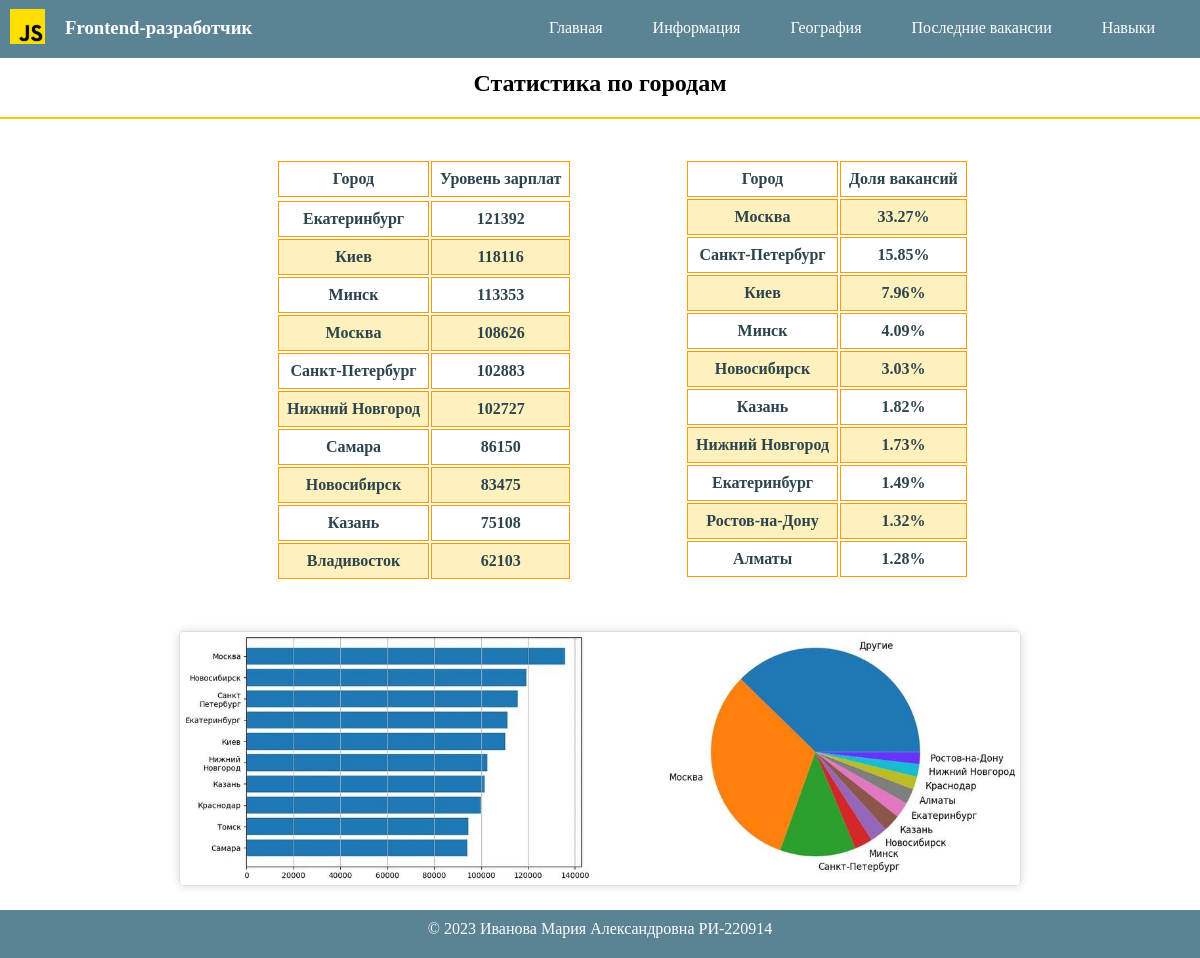
/geography, run on an earlier commit of the app's database.
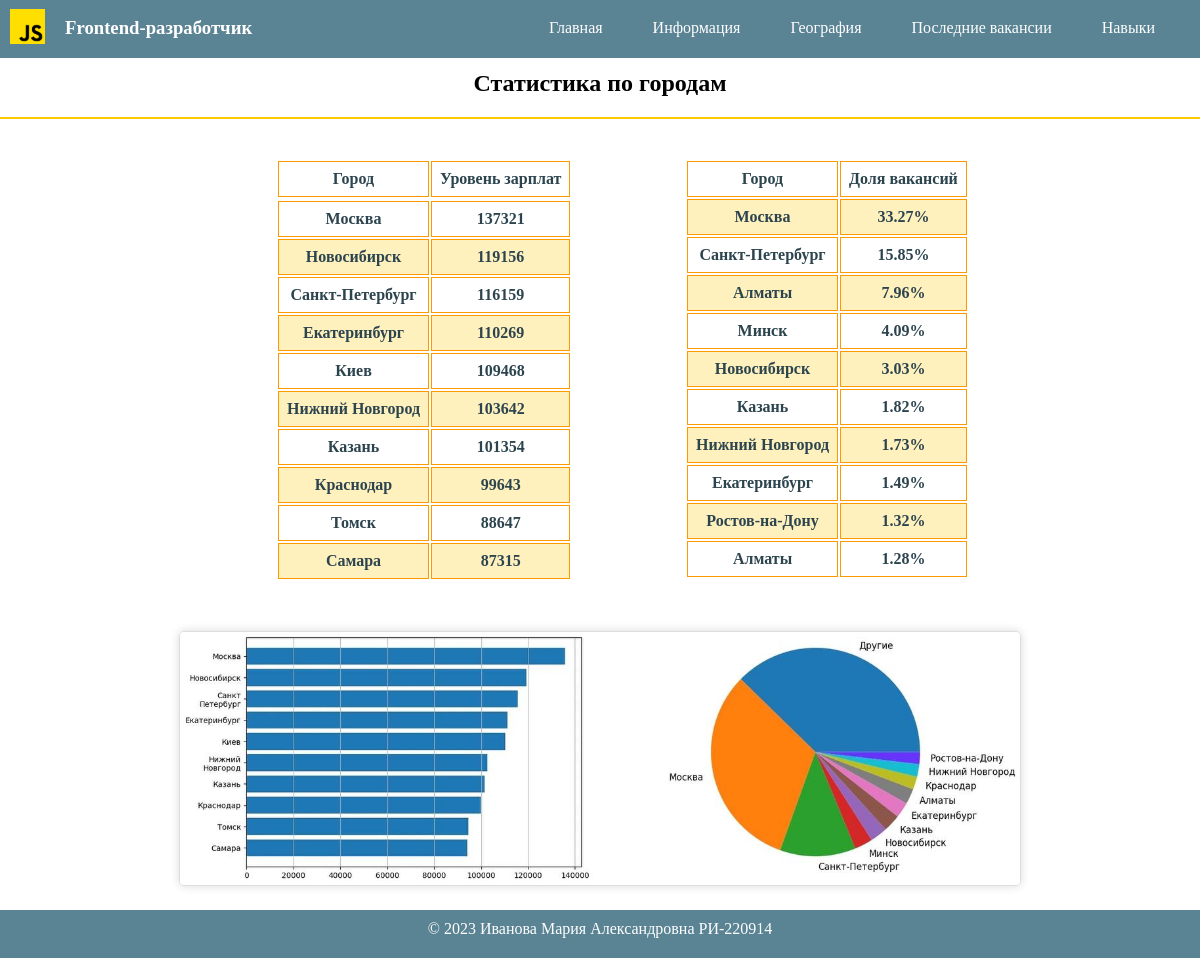
And on a later commit of the database.
### main/models.py (models this page shows)
class Geography(models.Model):
    title = models.CharField(
        'Заголовок',
        max_length=100,
        default='geography'
    )
    text = models.TextField('Заголовок', default=None)
    table = models.TextField('Таблица', default=None)
    graph = models.ImageField(
        'График',
        default=None,
        upload_to='geography'
    )

### main/views.py (the view)
# urls.py: path('geography', views.geography, name='geography'),
def geography(request):
    geographypage = Geography.objects.all()[0]
    return render(
        request,
        'main/geography.html',
        context={
            'geographypage': geographypage,
        }
    )

### main/templates/main/geography.html
{% extends 'main/mainpage.html' %}
{% load static %}
{% block styles %}
<link href="{% static 'main/css/geography.css' %}" rel="stylesheet">
<link href="{% static 'main/css/main.css' %}" rel="stylesheet">
{% endblock %}
{% block content %}
    <div class='admin-geo' style="text-align: center">
        {{ geographypage.text|safe }}
        <br>
        {{ geographypage.table|safe }}
        <br>
        <img class='geo' width="70%" src="{{ geographypage.graph.url }}" alt="graph"/>
    </div>
{% endblock %}

What changed in the data, as far as the page shows it:
changed Geography "Статистика по городам": table "Город Уровень зарплат Екатеринбург 121392 Киев 118116 Минск 113353 Москва 108626 Санкт-Петербург 102883 Нижний Новгород 102727 Самара 86150 Новосибирск 83475 Казань 75108 Владивосток 62103 Город Доля вакансий Москва 33.27% Санкт-Петербург 15.85% Киев 7.96% Минск 4.09% Новосибирск…" → "Город Уровень зарплат Москва 137321 Новосибирск 119156 Санкт-Петербург 116159 Екатеринбург 110269 Киев 109468 Нижний Новгород 103642 Казань 101354 Краснодар 99643 Томск 88647 Самара 87315 Город Доля вакансий Москва 33.27% Санкт-Петербург 15.85% Алматы 7.96% Минск 4.09% Новосибирск…"
